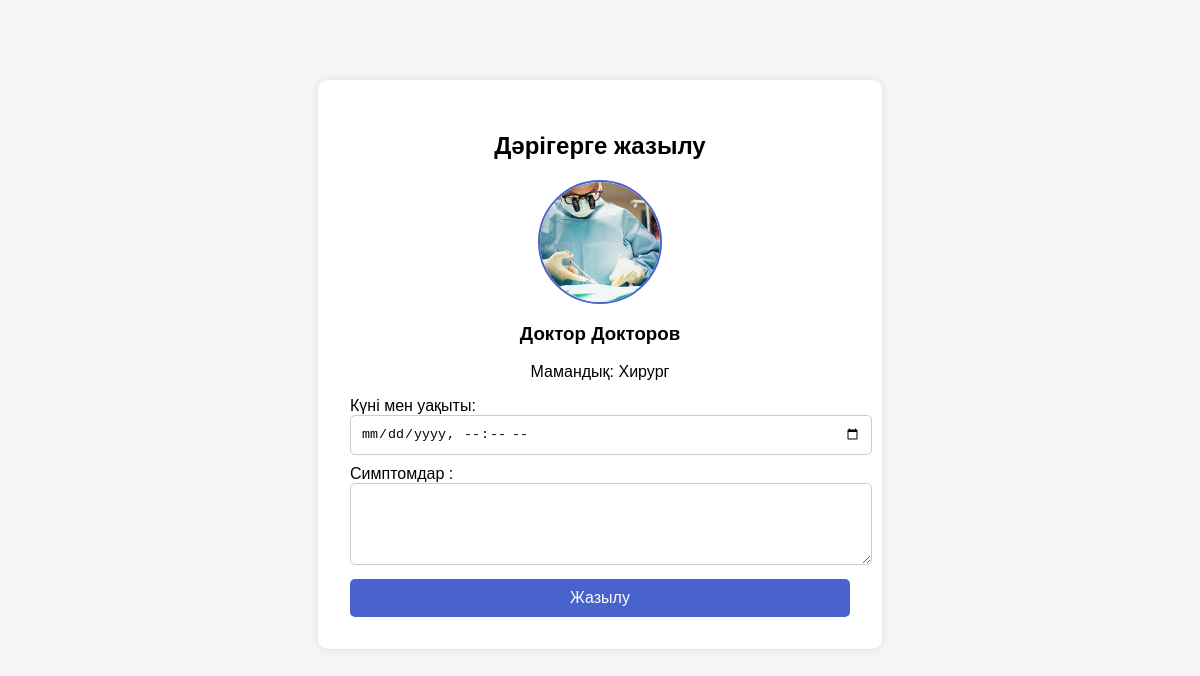
/make_appointment/1/ (signed in), run on the app's committed database.
### appointments/models.py (models this page shows, shortened)
class Doctor(models.Model):
    user = models.OneToOneField(settings.AUTH_USER_MODEL, on_delete=models.CASCADE)
    specialization = models.ForeignKey(Specialization, on_delete=models.SET_NULL, null=True)
    photo = models.ImageField(upload_to='doctors/')
    achievements = models.TextField(default='Нет достижений')

class Specialization(models.Model):
    name = models.CharField(max_length=100)

### accounts/models.py (models this page shows)
class User(AbstractUser):
    is_patient = models.BooleanField(default=False)
    is_doctor = models.BooleanField(default=False)

### appointments/views.py (the view, shortened to what this page needs)
# urls.py: path('make_appointment/<int:doctor_id>/', views.make_appointment, name='make_appointment'),
@login_required
def make_appointment(request, doctor_id):
    doctor = get_object_or_404(Doctor, id=doctor_id)
    return render(request, 'appointments/make_appointment.html', {'doctor': doctor})

### templates/appointments/make_appointment.html (shortened to what this page needs)
{% load static %}
<!DOCTYPE html>
<html lang="kk">
<head>
</head>
<body>
    <div class="form-container">
        <h2>Дәрігерге жазылу</h2>
        <img src="{{ doctor.photo.url }}" alt="Фото докторы">
        <h3 style="text-align: center;">{{ doctor.user.first_name }} {{ doctor.user.last_name }}</h3>
        <p style="text-align: center;">Мамандық: {{ doctor.specialization.name }}</p>
        <form method="post">
            <label>Күні мен уақыты:</label><br>
            <input type="datetime-local" name="appointment_time" required><br>
            <label>Симптомдар :</label><br>
            <textarea name="description" rows="4" required></textarea><br>
    <button type="submit">Жазылу</button>
        </form>
    </div>
</body>
</html>

### templates/appointments/make_appointment.html (style rules this page uses)
body { font-family: Arial, sans-serif; background-color: #f5f5f5; }
.form-container { background-color: white; padding: 2rem; max-width: 500px; margin: 5rem auto; border-radius: 10px; box-shadow: 0 0 10px rgba(0,0,0,0.1); }
h2 { text-align: center; }
img { width: 120px; height: 120px; border-radius: 50%; object-fit: cover; display: block; margin: 0 auto 1rem auto; border: 2px solid #4963ce; }
input, textarea { width: 100%; padding: 10px; margin-bottom: 10px; border-radius: 5px; border: 1px solid #ccc; }
button { width: 100%; padding: 10px; background-color: #4963ce; color: white; border: none; border-radius: 5px; font-size: 16px; }

### data on the page
Doctor: photo (picture), user.first_name "Доктор", user.last_name "Докторов", specialization.name "Хирург"
